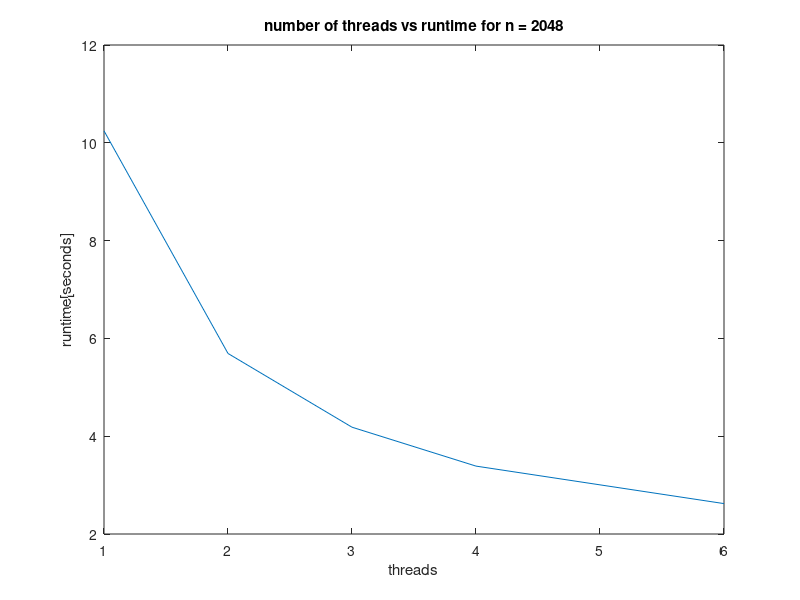

Recreate this plot in MATLAB.
problemsize = 2048;
threads = [1,2,3,4,6];

runtime = [10.244505, 5.691899, 4.184082, 3.388541, 2.621776];

plot(threads, runtime);
title ("number of threads vs runtime for n = 2048");
xlabel ("threads");
ylabel ("runtime[seconds]");
